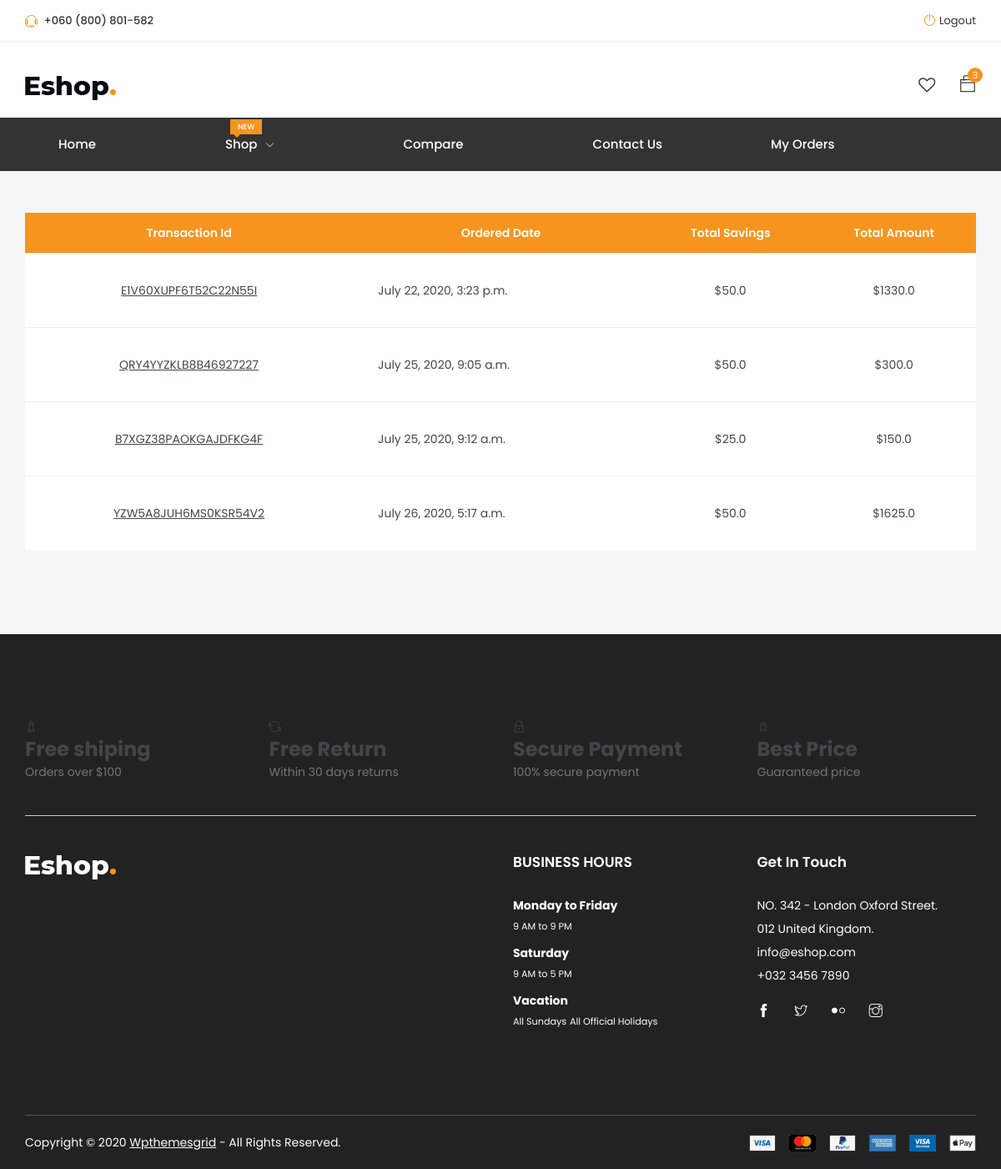
Page /my-orders/ (signed in) on the committed database.
### core/models.py (models this page shows, shortened)
class Order(models.Model):
    user = models.ForeignKey(settings.AUTH_USER_MODEL, on_delete=CASCADE)
    ref_code = models.CharField(max_length=20, null=True, blank=True)
    order_date = models.DateTimeField(auto_now_add=True)
    ordered = models.BooleanField(default=False)
    items = models.ManyToManyField('OrderItem')
    billing_address = models.ForeignKey(
        'Address', related_name='billing_address', on_delete=models.SET_NULL, null=True, blank=True)
    shipping_address = models.ForeignKey(
        'Address', related_name='shipping_address', on_delete=models.SET_NULL, null=True, blank=True)
    payment = models.ForeignKey(
        'Payment', on_delete=models.SET_NULL, null=True, blank=True)
    coupon = models.ForeignKey(
        'Coupon', on_delete=models.SET_NULL, null=True, blank=True)
    being_delivered = models.BooleanField(default=False)
    received = models.BooleanField(default=False)
    refund_requested = models.BooleanField(default=False)
    refund_granted = models.BooleanField(default=False)
    class Meta:
        verbose_name = 'Transaction'
        verbose_name_plural = 'Transaction'
    def get_total(self):
        total = 0
        for order_item in self.items.all():
            total += order_item.get_final_price()
        if self.coupon:
            total = total - self.coupon.amount
        return total
    def get_total_order_savings(self):
        order_items = self.items.all()
        total_order_savings = 0
        for item in order_items:
            total_order_savings += item.get_total_savings()
        return total_order_savings

class OrderItem(models.Model):
    user = models.ForeignKey(settings.AUTH_USER_MODEL,
                             on_delete=models.CASCADE)
    item = models.ForeignKey(Item, on_delete=CASCADE)
    quantity = models.IntegerField(default=1)
    ordered = models.BooleanField(default=False)
    def get_total_item_price(self):
        return self.quantity * self.item.price
    def get_total_item_discount_price(self):
        return self.quantity * self.item.discount_price
    def get_total_savings(self):
        if self.item.discount_price:
            return (self.item.price - self.item.discount_price) * self.quantity
        else:
            return 0
    def get_final_price(self):
        if self.item.discount_price:
            return self.get_total_item_discount_price()
        else:
            return self.get_total_item_price()

class Item(models.Model):
    title = models.CharField(max_length=100)
    category = models.ForeignKey(Category, on_delete=models.CASCADE)
    color = models.ForeignKey(Color, on_delete=models.CASCADE,null=True,blank=True)
    price = models.FloatField()
    discount_price = models.FloatField(null=True, blank=True)
    description = models.TextField()
    slug = models.SlugField()
    image = models.ImageField()

### core/views.py (the view)
# urls.py: path('my-orders/', my_orders, name='my-orders'),
@login_required
def my_orders(request):
    orders = Order.objects.filter(user=request.user, ordered=True)
    context = {'orders': orders}
    return render(request, 'my-orders.html', context)

### core/models.py (called while the page is built)
    def __str__(self):
        return self.user.username

### core/templatetags/cart_template_tags.py (called while the page is built)
@register.filter
def cart_item_count(user):
    if user.is_authenticated:
        return OrderItem.objects.filter(user=user,ordered=False).aggregate(Sum('quantity'))['quantity__sum'] or 0
    else:
        return 0

@register.filter
def wishlist_item_count(user):
    if user.is_authenticated:
        return WishList.objects.filter(user=user).annotate(item_count=Count('items'))
        WishList.objects.filter(user=user).annotate(cnt=Count('items')).order_by('-cnt')[0]
    else:
        return 0

### templates/new/my-orders.html (shortened to what this page needs)
{% extends 'base.html' %}
{% block content %}
<div class="shopping-cart section">
	<div class="container">
		<div class="row">
			<div class="col-12">
					<table class="table shopping-summery">
						<thead>
							<tr class="main-hading">
								<th>Transaction Id</th>
								<th>Ordered Date</th>
								<th class="text-center">Total Savings</th>
								<th class="text-center">Total Amount</th>
							</tr>
						</thead>
						<tbody>
							{% for order_item in orders %}
							<tr>
								<td  class="image text-center" data-title="No">
									 <a style="text-decoration: underline;" href="{% url 'order-detail' order_item.id  %}">
									{{order_item.ref_code}}
								</a>
							</td>
								<td class="product-des" data-title="Description">{{order_item.order_date}}</td>
								<td class="price" data-title="Price">${{order_item.get_total_order_savings}}</td>
								<td class="price" data-title="Price">${{order_item.get_total}}</td>
							</tr>
								{% endfor %}
						</tbody>
					</table>
				</div>
			</div>
			<div class="row">
				<div class="col-12">
					<div class="total-amount">
						<div class="row">
							<div class="col-lg-8 col-md-5 col-12">
							</div>
						</div>
					</div>
				</div>
			</div>
		</div>
	</div>
	{% endblock content %}

### templates/new/header.html (shortened to what this page needs)
{% load static %}
{% load cart_template_tags %}
	<header class="header shop">
		<div class="topbar">
			<div class="container">
				<div class="row">
					<div class="col-lg-4 col-md-12 col-12">
						<div class="top-left">
							<ul class="list-main">
								<li><i class="ti-headphone-alt"></i> +060 (800) 801-582</li>
							</ul>
						</div>
					</div>
					<div class="col-lg-8 col-md-12 col-12">
						<div class="right-content">
							<ul class="list-main">
									{% if request.user.is_authenticated %}
									<li><i class="ti-power-off"></i><a href="{% url 'account_logout' %}">Logout</a></li>
									{% else %}
									<li><i class="ti-power-off"></i><a href="{% url 'account_signup' %}">Sign Up</a></li>
									<li><i class="ti-power-off"></i><a href="{% url 'account_login' %}">Login</a></li>
									{% endif %}
							</ul>
						</div>
					</div>
				</div>
			</div>
		</div>
		<div class="middle-inner">
			<div class="container">
				<div class="row">
					<div class="col-lg-2 col-md-2 col-12">
						<div class="logo">
							<a href="{% url 'home' %}"><img src="{% static 'images/logo.png' %}" alt="logo"></a>
						</div>
					</div>
					<div class="col-lg-8 col-md-7 col-12">
					</div>
					<div class="col-lg-2 col-md-3 col-12">
						<div class="right-bar">
							{% if request.user.is_authenticated %}
						<div class="sinlge-bar">
							<a href="{% url 'wishlist' %}" class="single-icon"><i class="fa fa-heart-o" aria-hidden="true"></i>
							</a>
						</div>
						<div class="sinlge-bar shopping">
							<a href="{% url 'order-summary' %}" class="single-icon"><i class="ti-bag"></i> <span class="total-count">{{ request.user|cart_item_count }}</span></a>
							{% endif %}
						</div>
						</div>
					</div>
				</div>
			</div>
		</div>
		<div class="header-inner">
			<div class="container">
				<div class="cat-nav-head">
					<div class="row">
						<div class="col-lg-12 col-12">
							<div class="menu-area">
								<nav class="navbar navbar-expand-lg">
									<div class="navbar-collapse">
										<div class="nav-inner">
											<ul class="nav main-menu menu navbar-nav">
													<li style="margin-right:100px; margin-left:25px;"><a href="{% url 'home' %}">Home</a></li>
													<li style="margin-right:100px; margin-left:25px;" ><a href="{% url 'shop' %}">Shop
														<i class="ti-angle-down"></i><span class="new">New</span></a>
													</li>
													<li style="margin-right:100px; margin-left:25px;"><a href="{% url 'compare' %}">Compare</a></li>
													<li style="margin-right:100px; margin-left:25px;"><a href="{% url 'contact' %}">Contact Us</a></li>
													<li style="margin-right:100px; margin-left:25px;"><a href="{% url 'my-orders' %}">My Orders</a></li>
												</ul>
										</div>
									</div>
								</nav>
							</div>
						</div>
					</div>
				</div>
			</div>
		</div>
	</header>

### rows in the picture
Order: ref_code "E1V60XUPF6T52C22N55I", order_date "July 22, 2020, 3:23 p.m.", get_total_order_savings "50.0", get_total "1330.0"
Order: ref_code "QRY4YYZKLB8B46927227", order_date "July 25, 2020, 9:05 a.m.", get_total_order_savings "50.0", get_total "300.0"
Order: ref_code "B7XGZ38PAOKGAJDFKG4F", order_date "July 25, 2020, 9:12 a.m.", get_total_order_savings "25.0", get_total "150.0"
Order: ref_code "YZW5A8JUH6MS0KSR54V2", order_date "July 26, 2020, 5:17 a.m.", get_total_order_savings "50.0", get_total "1625.0"

### other values in the picture
{{ request.user|cart_item_count }} "3"
